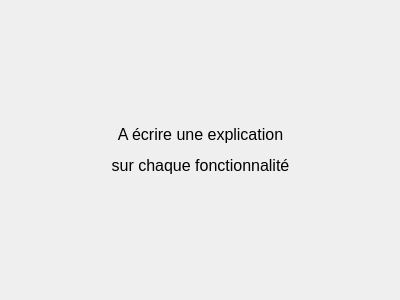
<?xml version="1.0" encoding="UTF-8"?>
<ui version="4.0">
 <class>Form</class>
 <widget class="QWidget" name="Form">
  <property name="geometry">
   <rect>
    <x>0</x>
    <y>0</y>
    <width>400</width>
    <height>300</height>
   </rect>
  </property>
  <property name="windowTitle">
   <string>Form</string>
  </property>
  <widget class="QLabel" name="label">
   <property name="geometry">
    <rect>
     <x>70</x>
     <y>90</y>
     <width>261</width>
     <height>121</height>
    </rect>
   </property>
   <property name="font">
    <font>
     <pointsize>18</pointsize>
    </font>
   </property>
   <property name="text">
    <string>&lt;html&gt;&lt;head/&gt;&lt;body&gt;&lt;p align=&quot;center&quot;&gt;&lt;span style=&quot; font-size:12pt;&quot;&gt;A écrire une explication&lt;/span&gt;&lt;/p&gt;&lt;p align=&quot;center&quot;&gt;&lt;span style=&quot; font-size:12pt;&quot;&gt;sur chaque fonctionnalité&lt;/span&gt;&lt;/p&gt;&lt;/body&gt;&lt;/html&gt;</string>
   </property>
  </widget>
 </widget>
 <resources/>
 <connections/>
</ui>
